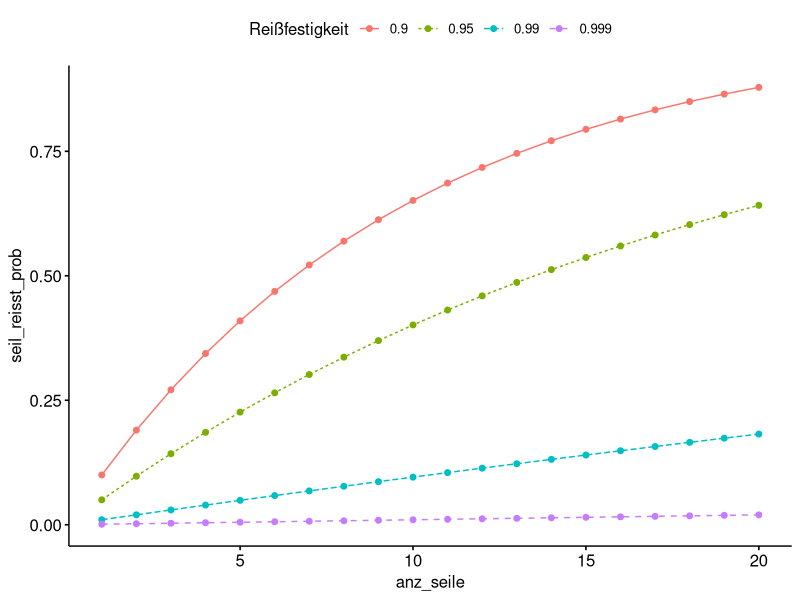
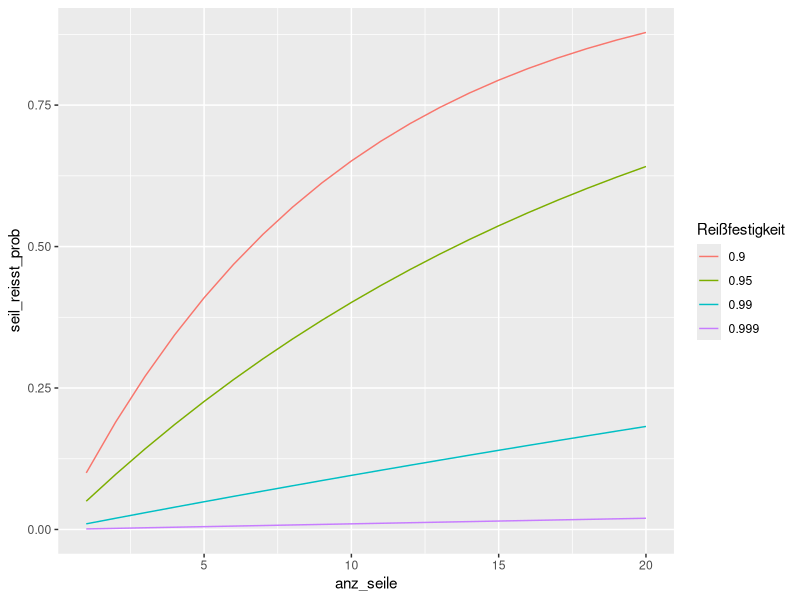

The R script that drew these images, in order:
## ---- chunk 1
knitr::opts_chunk$set(fig.pos = 'H',
                      fig.asp = 0.618,
                      fig.width = 4,
                      fig.cap = "", 
                      fig.path = "",
                      echo = TRUE,
                      message = FALSE,
                      fig.show = "hold")

library(tidyverse)
## ---- chunk 2
r <- .99  #  Reißfestigkeit des einfaches Seils
R10 <- r^10  %>% round(2)  # Reißfestigkeit des 10-fachen Seils
## ---- chunk 3
R10
## ---- chunk 4
solution <- 1-R10
solution
## ---- chunk 5
anz_seile <- 1:20  # von 1 bis max 20 Seile
r <- c(.9, .95, .99, .999)  # verschiedene Seil-Sicherheiten
## ---- chunk 6
d <- 
  expand_grid(anz_seile, r)

head(d)
## ---- chunk 7
d <-
  d %>% 
  mutate(R = r^anz_seile,
         seil_reisst_prob = 1 - R)
## ---- chunk 8
library(ggpubr)
d <-
  d |> 
  mutate(r_fctr = factor(r))  # um "r" zum Gruppieren zu verwenden, sollte es eine nominale Variable sein, daher wandeln wir mit "factor" in eine nominale Variable um.

ggline(d,
       x = "anz_seile",
       y = "seil_reisst_prob",
       color = "r_fctr",
       linetype = "r_fctr",
       group = "r_fctr") +
  labs(color = "Reißfestigkeit",
       linetype = "Reißfestigkeit")
## ---- chunk 9
d %>% 
  ggplot(aes(x = anz_seile,
             y = seil_reisst_prob,
             color = factor(r))) +
  geom_line() +
  labs(color = "Reißfestigkeit")
